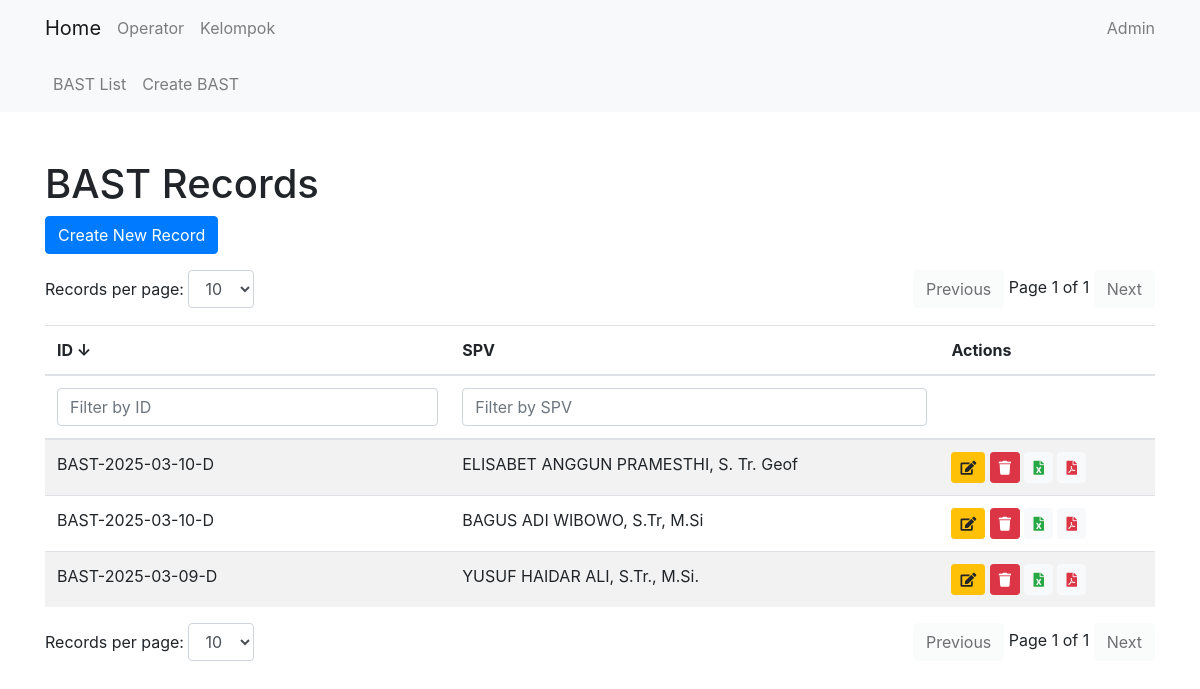
Page /bast/ on the committed database.
### bast/models.py (models this page shows, shortened)
class BastRecordModel(models.Model):
    date = models.DateField(default=get_default_date)
    bast_id = models.CharField(max_length=17, default='0')
    waktu_pelaksaan = models.CharField(choices=WAKTU_PELAKSANAAN, max_length=20, default='08:30 - 14:00 WIB', blank=True, null=True)
    shift = models.CharField(max_length=15, choices=SHIFT, default='Pagi')
    kelompok = models.CharField(max_length=1, choices=KELOMPOK, default='1')
    kel_berikut = models.CharField(max_length=1, choices=KELOMPOK, default='1')
    events = models.TextField(default='0')
    spv = models.ForeignKey(Operator, on_delete=models.CASCADE)
    NIP = models.CharField(max_length=18, default='0', blank=True)
    event_indonesia = models.IntegerField(default=0)
    event_luar = models.IntegerField(default=0)
    event_dirasakan = models.IntegerField(default=0)
    event_dikirim = models.IntegerField(default=0)
    member = models.TextField(max_length=1000, default='')
    count_gaps = models.IntegerField(default=0)
    count_spikes = models.IntegerField(default=0)
    count_blanks = models.IntegerField(default=0)
    pulsa_poco = models.IntegerField(default=0)
    poco_exp = models.DateField(default=get_default_date)
    pulsa_samsung = models.IntegerField(default=0)
    samsung_exp = models.DateField(default=get_default_date)
    notes = models.TextField(max_length=1000, default='', blank=True, null=True)

### core/models.py (models this page shows, shortened)
class Operator(models.Model):
    name = models.CharField(max_length=100)
    NIP = models.CharField(max_length=18)
    nickname = models.CharField(max_length=100, default='')

### bast/views.py (the view)
# urls.py: path('', views.BastRecordListView.as_view(), name='bastrecord_list'),
class BastRecordListView(ListView):
    model = BastRecordModel
    template_name = 'bast/bastrecord_list.html'
    context_object_name = 'bastrecords'

### bast/templates/bast/bastrecord_list.html (shortened to what this page needs)
{% extends 'core/base.html' %}
{% block content %}
<h1 class="mt-5">BAST Records</h1>
<a href="{% url 'bast:bastrecord_create' %}" class="btn btn-primary mb-3">Create New Record</a>
<div class="d-flex justify-content-between mb-3">
    <div>
        <label for="recordsPerPageTop">Records per page:</label>
        <select id="recordsPerPageTop" class="form-control d-inline-block w-auto">
            <option value="10" selected>10</option>
        </select>
    </div>
    <div>
        <button id="prevPageTop" class="btn btn-light">Previous</button>
        <span id="pageInfoTop"></span>
        <button id="nextPageTop" class="btn btn-light">Next</button>
    </div>
</div>
<div class="table-responsive">
    <table class="table table-striped" id="bastRecordTable">
        <thead>
            <tr>
                <th onclick="sortTable(0)" style="cursor: pointer;">ID <span id="idSortArrow">↓</span></th>
                <th onclick="sortTable(1)" style="cursor: pointer;">SPV </th>
                <th>Actions</th>
            </tr>
            <tr>
                <th><input type="text" id="idFilter" onkeyup="filterTable(0)" placeholder="Filter by ID" class="form-control"></th>
                <th><input type="text" id="spvFilter" onkeyup="filterTable(1)" placeholder="Filter by SPV" class="form-control"></th>
                <th></th>
            </tr>
        </thead>
        <tbody id="bastRecordTableBody">
            {% for record in bastrecords|dictsortreversed:"bast_id" %}
            <tr>
                <td>{{ record.bast_id }}</td>
                <td>{{ record.spv.name }}</td>
                <td>
                    <a href="{% url 'bast:bastrecord_update' record.pk %}" class="btn btn-sm btn-warning" data-toggle="tooltip" title="Edit">
                        <i class="fas fa-edit"></i>
                    </a>
                    <form action="{% url 'bast:bastrecord_delete_direct' record.pk %}" method="post" style="display:inline;">
                        <button type="button" class="btn btn-sm btn-danger delete-button" data-toggle="tooltip" title="Delete">
                            <i class="fas fa-trash"></i>
                        </button>
                    </form>
                    <a href="{% url 'bast:export_to_excel' record.pk %}" class="btn btn-sm btn-light text-success" data-toggle="tooltip" title="Export to Excel">
                        <i class="fas fa-file-excel"></i>
                    </a>
                    <a href="{% url 'bast:export_to_pdf' record.pk %}" class="btn btn-sm btn-light text-danger" data-toggle="tooltip" title="Export to PDF">
                        <i class="fas fa-file-pdf"></i>
                    </a>
                </td>
            </tr>
            {% endfor %}
        </tbody>
    </table>
</div>
<div class="d-flex justify-content-between">
    <div>
        <label for="recordsPerPage">Records per page:</label>
        <select id="recordsPerPage" class="form-control d-inline-block w-auto">
            <option value="10" selected>10</option>
        </select>
    </div>
    <div>
        <button id="prevPage" class="btn btn-light">Previous</button>
        <span id="pageInfo"></span>
        <button id="nextPage" class="btn btn-light">Next</button>
    </div>
</div>
{% endblock %}

### rows in the picture
BastRecordModel: bast_id "BAST-2025-03-10-D", spv.name "ELISABET ANGGUN PRAMESTHI, S. Tr. Geof"
BastRecordModel: bast_id "BAST-2025-03-10-D", spv.name "BAGUS ADI WIBOWO, S.Tr, M.Si"
BastRecordModel: bast_id "BAST-2025-03-09-D", spv.name "YUSUF HAIDAR ALI, S.Tr., M.Si."
